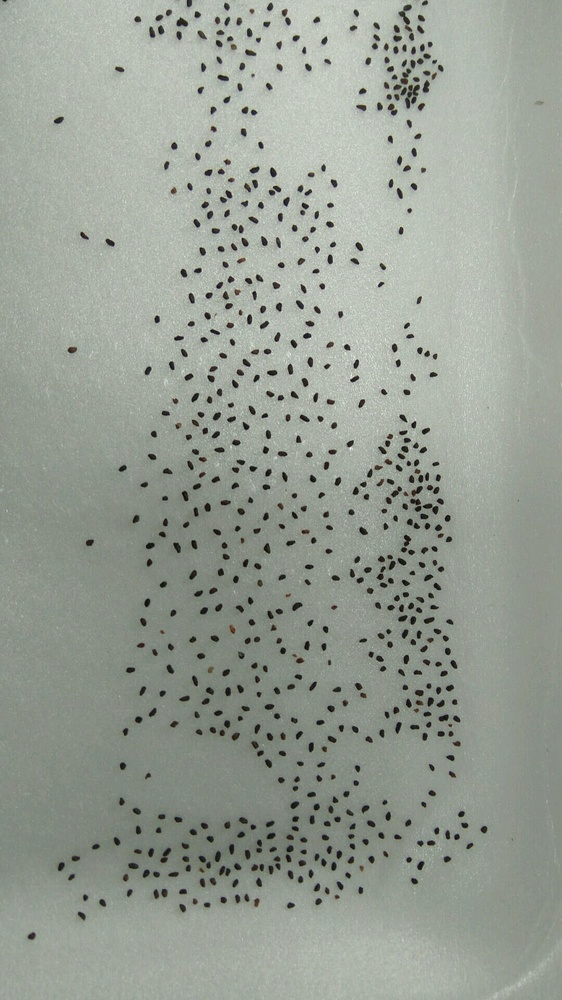
#> input picture python/semillas.jpg, 562 x 1000 px, shrunk from 1080 x 1920 before the run
$ python -i image.py   (imports and definitions only)
#> lines starting #> are read from the running program, lines starting #| are printed output that depends on the picture; after the words box and inside, x2 and y2 are one past the last pixel; in counts of white or black regions, pixels touching at a corner belong together
from skimage import filters, io, exposure
from skimage.measure import label, regionprops
from skimage.morphology import closing, square
import numpy as np
from matplotlib.path import Path
import PIL

def get_imagen_pil(ruta):
	return PIL.Image.open(ruta)

def get_imagen_ski(ruta, modo='L'):
	return io.imread(ruta, modo)

def umbral_otsu(img_ski):
	return filters.threshold_otsu(img_ski)

def otsu(img_ski, valor = None, q=None):
	if(valor == None):
		valor = filters.threshold_otsu(img_ski)
#> valor = 152
	else:
		valor = valor / 255
	img_binary = img_ski < valor
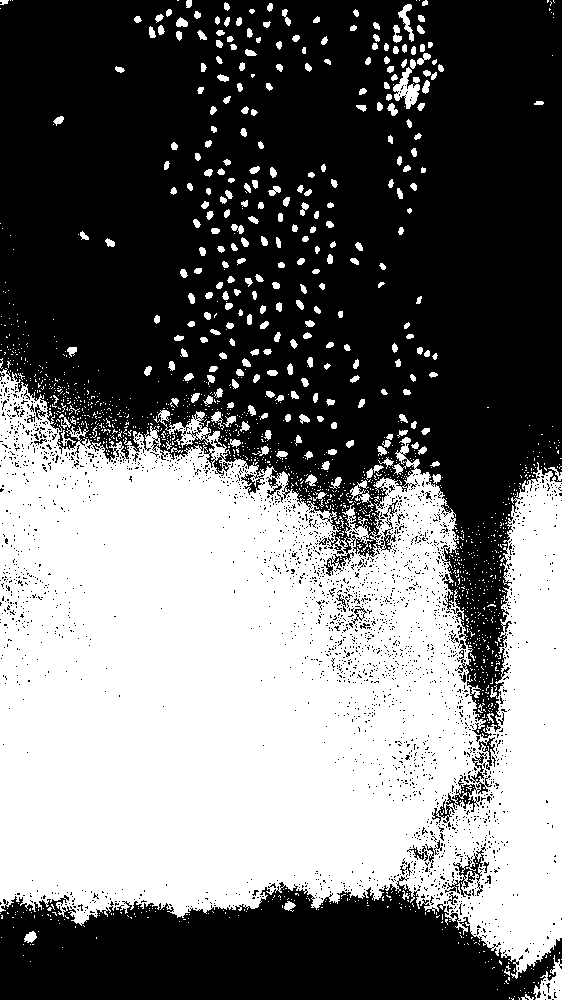
#> img_binary: shape (1000, 562) bool; 44% white; 1581 white regions (1286 under 20 px), largest, box (x1, y1, x2, y2) and area: (0, 368, 562, 979) 230317, (533, 955, 562, 1000) 615, (393, 67, 420, 109) 519
	if(q!=None):
		q.put("Agrupando")
	img_closed = closing(img_binary, square(3))
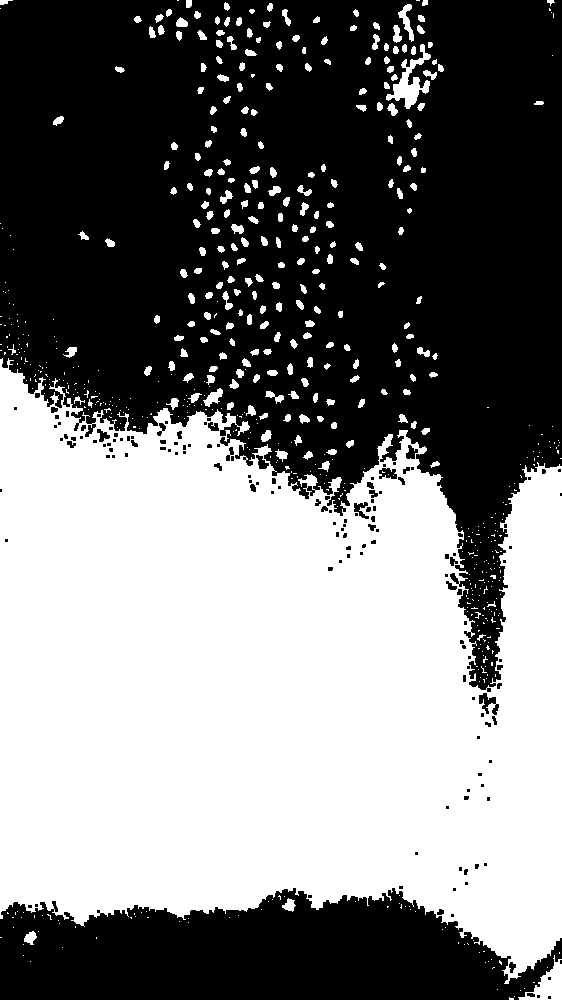
#> img_closed: shape (1000, 562) bool; 47.3% white; 644 white regions (391 under 20 px)
	if(q!=None):
		q.put("Etiquetando")
	img_labeled = label(img_closed)
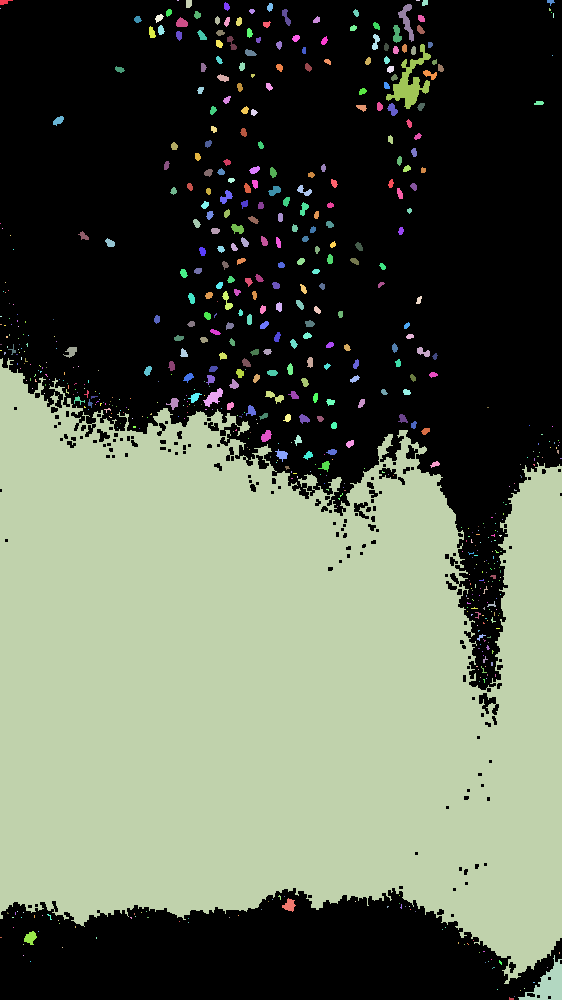
#> img_labeled: shape (1000, 562) int32; 645 distinct labels, from 0 to 644; one colour per label, 0 black
	if(q!=None):
		q.put("Reconociendo semillas")
	return regionprops(img_labeled)

def isodata(img_ski):
	valor = filters.threshold_isodata(img_ski)
	img_binary = img_ski < valor
	img_closed = closing(img_binary, square(3))
	img_labeled = label(img_closed)
	return regionprops(img_labeled)

def regiones_con_umbral(img_ski, umbral):
	img_binary = img_ski < umbral
	img_closed = closing(img_binary, square(3))
	img_labeled = label(img_closed)
	return regionprops(img_labeled)

def cortar(img , puntos):

	nr, nc = img.shape
	ygrid, xgrid = np.mgrid[:nr, :nc]
	xypix = np.vstack((xgrid.ravel(), ygrid.ravel()))
	pth = Path(puntos, closed=False)

	mask = pth.contains_points(xypix)

	mask = mask.reshape(img.shape)

	masked = np.ma.masked_array(img, ~mask)

	xmin, xmax = int(xc.min()), int(np.ceil(xc.max()))
	ymin, ymax = int(yc.min()), int(np.ceil(yc.max()))
	trimmed = masked[ymin:ymax, xmin:xmax]
	return trimmed

>>> import cv2
>>> picture = cv2.imread('semillas.jpg', cv2.IMREAD_GRAYSCALE)
>>> result = otsu(picture)
#> result = 644 regions; largest, box (x1, y1, x2, y2) and area: (0, 358, 562, 984) 252000, (386, 44, 431, 109) 972, (518, 955, 562, 1000) 818, (398, 4, 414, 42) 237, (203, 388, 223, 407) 181
